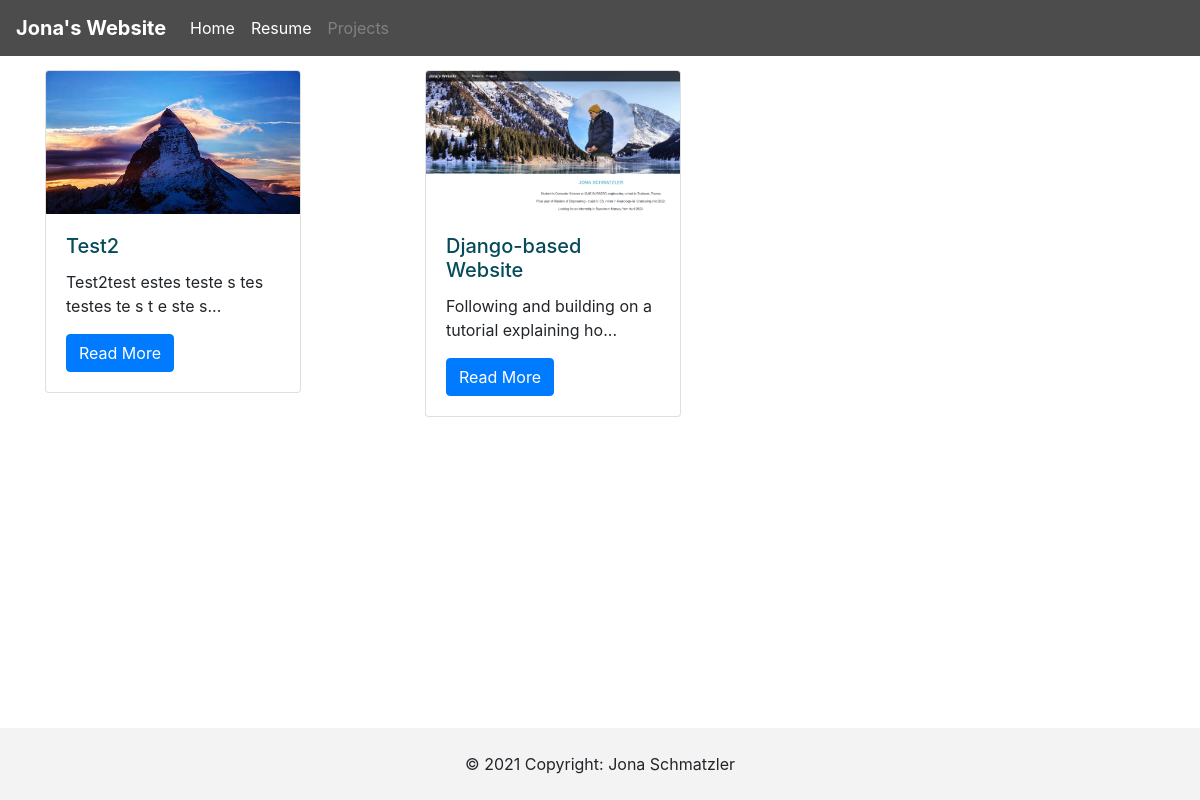
/projects/, run on the app's committed database.
### projects/models.py (models this page shows)
class Project(models.Model):
    title = models.CharField(max_length=100)
    description = models.TextField()
    technology = models.CharField(max_length=20)
    image = models.FilePathField(path="projects/static/img/")

### projects/views.py (the view)
# urls.py: path("", views.project_index, name="project_index"),
def project_index(request):
    projects = Project.objects.all()
    for p in projects:
        path = p.image
        static_path = path.split("/")[-2] + "/" + path.split("/")[-1]
        p.image = static_path
        p.description = p.description[:min(len(p.description),50)]+"..."
    context = {
        'projects': projects
    }
    return render(request, 'project_index.html', context)

### projects/templates/project_index.html
{% extends "base.html" %}
{% load static %}
{% block page_content %}
<div class="container">
<div class="row">
{% for project in projects %}
    <div class="col-md-4">
        <div class="card" style="width: 16rem;">
            <img class="card-img-top" src="{% static project.image %}">
            <div class="card-body">
                <h5 style="color: #054B59;" class="card-title">{{ project.title }}</h5>
                <p class="card-text">{{ project.description }}</p>
                <a href="{% url 'project_detail' project.pk %}"
                   class="btn btn-primary">
                    Read More
                </a>
            </div>
        </div>
    </div>
{% endfor %}
</div>
</div>
{% endblock %}

### django_website/templates/base.html (shortened to what this page needs)
<link rel="stylesheet" href="https://stackpath.bootstrapcdn.com/bootstrap/4.1.3/css/bootstrap.min.css">
<nav class="navbar navbar-fixed-top fixed-top navbar-expand-sm left navbar-light" style="background-color: rgba(0.01, 0.02, 0.01, 0.7);">
        <a style="color: white;" class="navbar-brand" href="{% url 'project_index' %}"><b>Jona's Website</b></a>
        <div class="collapse navbar-collapse" id="navbarSupportedContent">
          <ul class="navbar-nav mr-auto">
            <li class="nav-item active">
              <a id="home_button" style="color: white;" class="nav-link" href="{% url 'home' %}">Home</a>
            </li>
            <li class="nav-item">
              <a id="resume_button" style="color: white;" class="nav-link" href="{% url 'resume' %}">Resume</a>
            </li>
            <li class="nav-item">
              <a id="project_button" style="color: white;" class="nav-link" href="{% url 'project_index' %}">Projects</a>
            </li>
          </ul>
        </div>
</nav>
{% block page_content %}{% endblock %}
<div class="footer fixed-bottom text-center p-4" style="background-color: rgba(243, 243, 243, 1.0);">
    © 2021 Copyright:
    <a class="text-reset fw-bold">Jona Schmatzler</a>
  </div>

### data on the page
Project: image (picture), title "Test2", description "Test2test estes teste s tes testes te s t e ste s..."
Project: image (picture), title "Django-based Website", description "Following and building on a tutorial explaining ho..."
